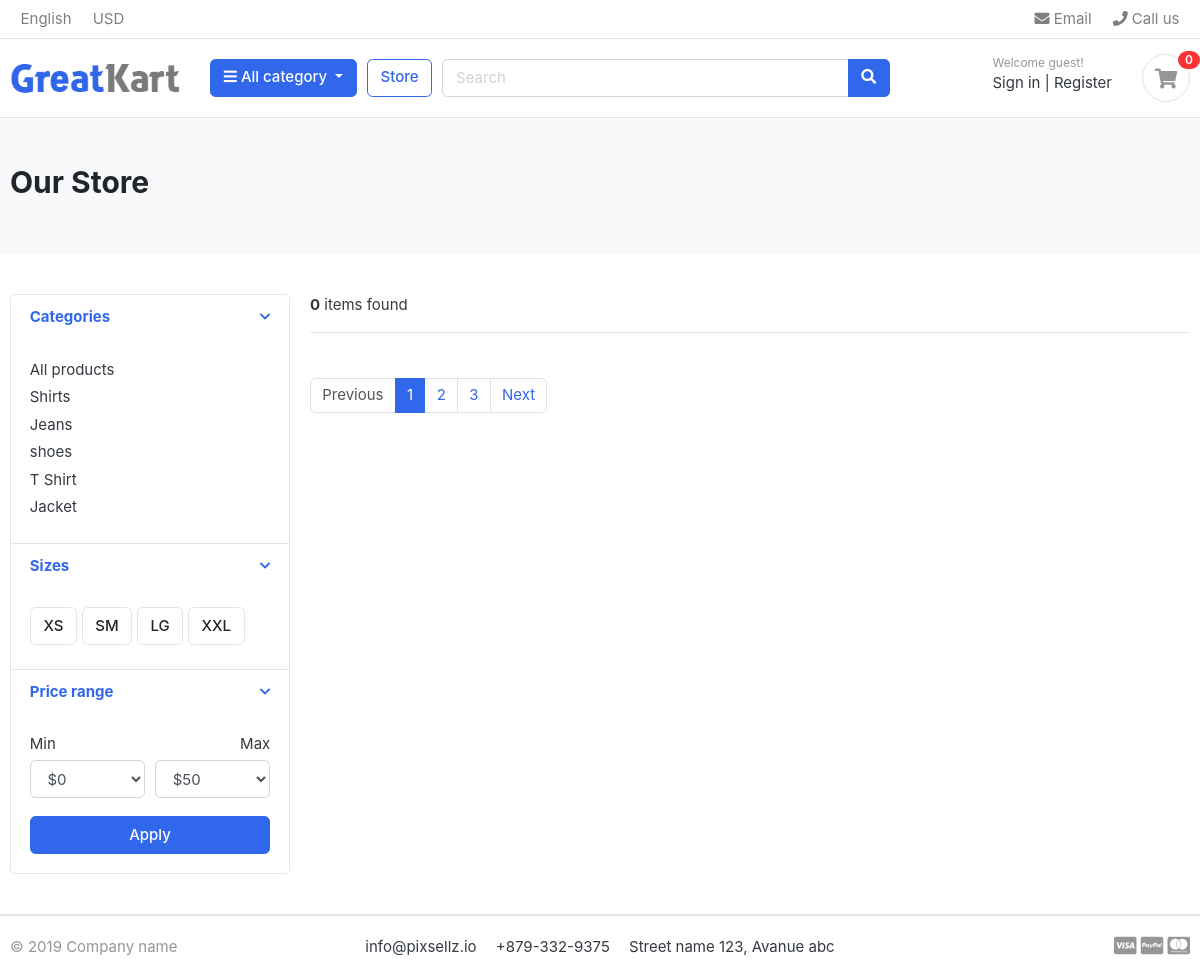
The page /store/jeans/ on the database as committed earlier.
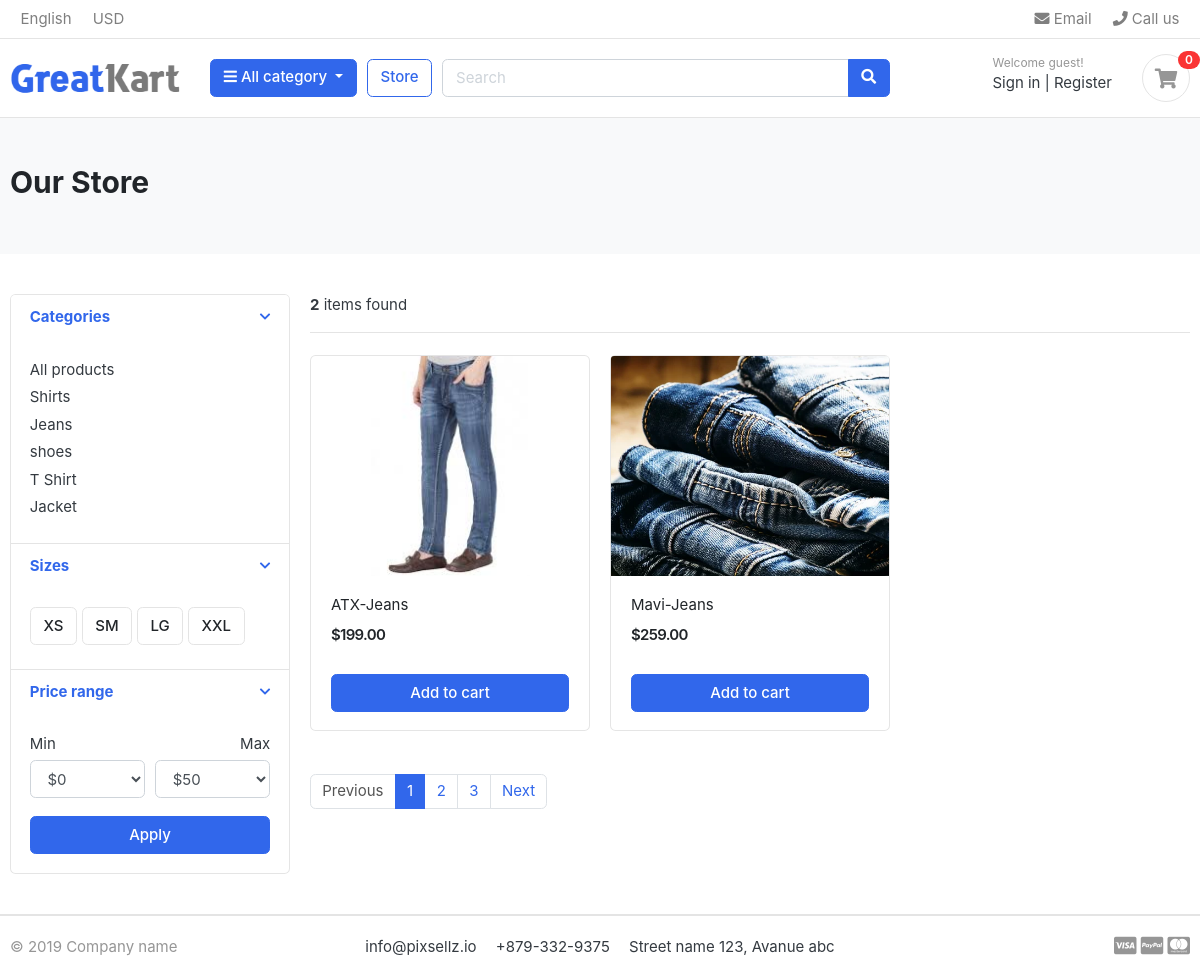
The same page on the database as committed later.
### category/models.py (models this page shows, shortened)
class Category(models.Model):
    category_name = models.CharField(max_length=50, unique=True)
    slug = models.SlugField(max_length=100 , unique=True)
    description = models.TextField (max_length=255, blank = True)
    cat_image = models.ImageField(upload_to='photos/categories', blank=True)
    class Meta:
        verbose_name = 'category',
        verbose_name_plural = 'categories'
    def get_url(self):
        return reverse('products_by_category' , args =[self.slug] )

### store/models.py (models this page shows, shortened)
class Product(models.Model):
    product_name = models.CharField(max_length=255 , unique=True)
    slug         = models.SlugField(max_length=255, unique=True)
    description  = models.TextField(max_length=1200 , blank= True)
    price        = models.DecimalField(max_digits=6, decimal_places=2)
    images       = models.ImageField(upload_to= 'photos/products', blank=True)
    stocks       = models.SmallIntegerField()
    is_available = models.BooleanField(default=True)
    category     = models.ForeignKey(Category , on_delete=models.CASCADE)
    created_date = models.DateTimeField(auto_now_add=True)
    modified_date= models.DateTimeField(auto_now= True)
    def get_url(self):
        return reverse ('product_detail',args =[self.category.slug, self.slug])

### store/views.py (the view)
# urls.py: path('store/', include('store.urls')),
def store(request , category_slug =None):
    categories = None
    products =None
    if category_slug != None:
        categories =get_object_or_404(Category , slug =category_slug)
        products = Product.objects.filter(category = categories , is_available = True)
        product_count = products.count()
    else:
        products = Product.objects.all().filter(is_available =True)
        product_count = products.count()
    context = {
            'products' : products,
            'product_count' :product_count
        }
    return render(request, 'store/store.html',context)

### category/context_processors.py (called while the page is built)
def menu_links(request):
    links = Category.objects.all()
    return dict(links= links)

### templates/store/store.html (shortened to what the changed rows need)
{% extends 'base.html' %}
{% load static %}
{% block content %}
<section class="section-pagetop bg">
    <div class="container">
        <h2 class="title-page">Our Store</h2>
    </div>
    </section>
<section class="section-content padding-y">
    <div class="container">
    <div class="row">
        <aside class="col-md-3">
    <div class="card">
        <article class="filter-group">
            <div class="filter-content collapse show" id="collapse_1" >
                <div class="card-body">
                    <ul class="list-menu">
                        {% for category in links %}
                            <li><a href="{{category.get_url}}">{{ category.category_name }}</a></li>
                        {% endfor %}
                    </ul>
                </div>
            </div>
        </article>
    </div>
        </aside>
        <main class="col-md-9">
    <header class="border-bottom mb-4 pb-3">
            <div class="form-inline">
                <span class="mr-md-auto"> <b>{{product_count}}</b> items found </span>
            </div>
    </header>
    <div class="row">
        {% for product in products %}
        <div class="col-md-4">
            <figure class="card card-product-grid">
                <div class="img-wrap">
                    <a href="{{ product.get_url }}"><img src="{{ product.images.url}}"></a>
                </div>
                <figcaption class="info-wrap">
                    <div class="fix-height">
                        <a href="{{ product.get_url }}" class="title">{{product.product_name}}</a>
                        <div class="price-wrap mt-2">
                            <span class="price">${{ product.price}}</span>
                        </div>
                    </div>
                    <a href="#" class="btn btn-block btn-primary">Add to cart </a>
                </figcaption>
            </figure>
        </div>
        {% endfor %}
    </div>
        </main>
    </div>
    </div>
    </section>
{% endblock %}

Rows that differ between the two databases and show on the page:
added Product: images (picture), product_name "ATX-Jeans", price "199.00"
added Product: images (picture), product_name "Mavi-Jeans", price "259.00"
Other text that changed with them:
{{ product_count }}: "0" → "2"
